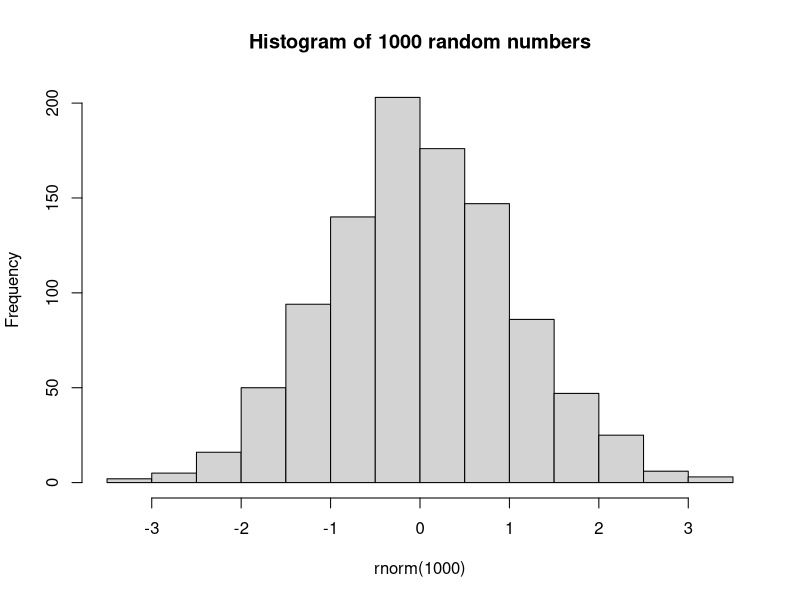

R code for this plot:
## ---- chunk 1
setwd("/Users/mahedi/Documents/Collaborations/UCL_CI/Introduction-to-R-for-Biologists")
## ---- chunk 2
hist(rnorm(1000), main = "Histogram of 1000 random numbers")
